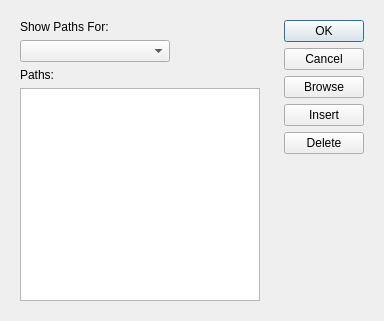
<?xml version="1.0" encoding="UTF-8"?>
<ui version="4.0">
 <class>PathsDialog</class>
 <widget class="QDialog" name="PathsDialog">
  <property name="geometry">
   <rect>
    <x>0</x>
    <y>0</y>
    <width>384</width>
    <height>321</height>
   </rect>
  </property>
  <property name="windowTitle">
   <string>Paths</string>
  </property>
  <layout class="QHBoxLayout" name="horizontalLayout">
   <item>
    <widget class="QWidget" name="leftWidget" native="true">
     <layout class="QVBoxLayout" name="verticalLayout_2">
      <item>
       <widget class="QLabel" name="label">
        <property name="text">
         <string>Show Paths For:</string>
        </property>
       </widget>
      </item>
      <item>
       <widget class="QComboBox" name="comboBox">
        <property name="sizePolicy">
         <sizepolicy hsizetype="Fixed" vsizetype="Fixed">
          <horstretch>0</horstretch>
          <verstretch>0</verstretch>
         </sizepolicy>
        </property>
        <property name="maximumSize">
         <size>
          <width>150</width>
          <height>16777215</height>
         </size>
        </property>
       </widget>
      </item>
      <item>
       <widget class="QLabel" name="label_2">
        <property name="text">
         <string>Paths:</string>
        </property>
       </widget>
      </item>
      <item>
       <widget class="QListView" name="listView">
        <property name="editTriggers">
         <set>QAbstractItemView::SelectedClicked</set>
        </property>
        <property name="selectionMode">
         <enum>QAbstractItemView::ExtendedSelection</enum>
        </property>
       </widget>
      </item>
     </layout>
    </widget>
   </item>
   <item>
    <widget class="QWidget" name="rightWidget" native="true">
     <property name="sizePolicy">
      <sizepolicy hsizetype="Minimum" vsizetype="Preferred">
       <horstretch>0</horstretch>
       <verstretch>0</verstretch>
      </sizepolicy>
     </property>
     <layout class="QVBoxLayout" name="verticalLayout">
      <item>
       <widget class="QDialogButtonBox" name="standardButtons">
        <property name="sizePolicy">
         <sizepolicy hsizetype="Fixed" vsizetype="Fixed">
          <horstretch>0</horstretch>
          <verstretch>0</verstretch>
         </sizepolicy>
        </property>
        <property name="orientation">
         <enum>Qt::Vertical</enum>
        </property>
        <property name="standardButtons">
         <set>QDialogButtonBox::Cancel|QDialogButtonBox::Ok</set>
        </property>
       </widget>
      </item>
      <item>
       <widget class="QPushButton" name="browseButton">
        <property name="sizePolicy">
         <sizepolicy hsizetype="Fixed" vsizetype="Fixed">
          <horstretch>0</horstretch>
          <verstretch>0</verstretch>
         </sizepolicy>
        </property>
        <property name="text">
         <string>Browse</string>
        </property>
       </widget>
      </item>
      <item>
       <widget class="QPushButton" name="insertButton">
        <property name="sizePolicy">
         <sizepolicy hsizetype="Fixed" vsizetype="Fixed">
          <horstretch>0</horstretch>
          <verstretch>0</verstretch>
         </sizepolicy>
        </property>
        <property name="text">
         <string>Insert</string>
        </property>
       </widget>
      </item>
      <item>
       <widget class="QPushButton" name="deleteButton">
        <property name="sizePolicy">
         <sizepolicy hsizetype="Fixed" vsizetype="Fixed">
          <horstretch>0</horstretch>
          <verstretch>0</verstretch>
         </sizepolicy>
        </property>
        <property name="text">
         <string>Delete</string>
        </property>
       </widget>
      </item>
      <item>
       <spacer name="verticalSpacer">
        <property name="orientation">
         <enum>Qt::Vertical</enum>
        </property>
        <property name="sizeHint" stdset="0">
         <size>
          <width>20</width>
          <height>40</height>
         </size>
        </property>
       </spacer>
      </item>
     </layout>
    </widget>
   </item>
  </layout>
 </widget>
 <resources/>
 <connections>
  <connection>
   <sender>standardButtons</sender>
   <signal>accepted()</signal>
   <receiver>PathsDialog</receiver>
   <slot>accept()</slot>
   <hints>
    <hint type="sourcelabel">
     <x>248</x>
     <y>254</y>
    </hint>
    <hint type="destinationlabel">
     <x>157</x>
     <y>274</y>
    </hint>
   </hints>
  </connection>
  <connection>
   <sender>standardButtons</sender>
   <signal>rejected()</signal>
   <receiver>PathsDialog</receiver>
   <slot>reject()</slot>
   <hints>
    <hint type="sourcelabel">
     <x>316</x>
     <y>260</y>
    </hint>
    <hint type="destinationlabel">
     <x>286</x>
     <y>274</y>
    </hint>
   </hints>
  </connection>
 </connections>
</ui>
